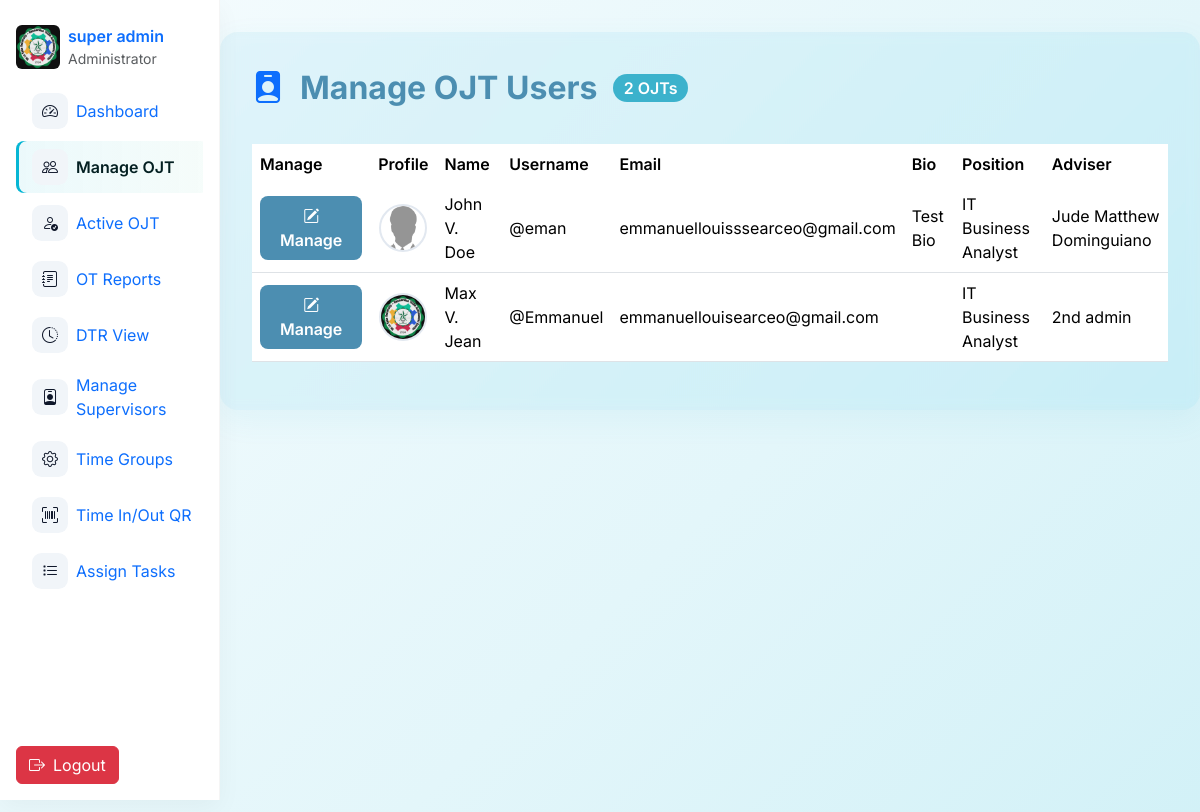
Screenshot of /admin/manageojt.php (signed in) with the database file from the repository.
### tables this page shows
CREATE TABLE `users` (
  `id` int(11) NOT NULL,
  `username` varchar(50) NOT NULL,
  `email` varchar(100) NOT NULL,
  `password` varchar(255) NOT NULL,
  `role` enum('super_admin','admin','ojt') NOT NULL,
  `fname` varchar(50) DEFAULT NULL,
  `mname` varchar(225) DEFAULT NULL,
  `lname` varchar(50) DEFAULT NULL,
  `position` varchar(100) DEFAULT NULL,
  `age` int(11) DEFAULT NULL,
  `mobile` varchar(15) DEFAULT NULL,
  `school_org` varchar(100) DEFAULT NULL,
  `full_name` varchar(100) DEFAULT NULL,
  `bio` varchar(255) DEFAULT NULL,
  `profile_img` varchar(255) DEFAULT NULL,
  `adviser_id` int(11) DEFAULT NULL,
  `status` enum('active','restricted') NOT NULL DEFAULT 'active',
  `face_descriptor` text DEFAULT NULL
);

### admin/manageojt.php (the view, shortened to what this page needs)
<?php
include '../db.php';
if ($_SESSION['role'] === 'super_admin') {
    $ojts = $oat->query("SELECT id, username, fname, mname, lname, email, bio, profile_img, position, adviser_id FROM users WHERE role = 'ojt' ORDER BY lname, fname");
} else {
    $admin_id = (int)$_SESSION['user_id'];
    $ojts = $oat->query("SELECT id, username, fname, mname, lname, email, bio, profile_img, position, adviser_id FROM users WHERE role = 'ojt' AND (adviser_id = $admin_id OR adviser_id IS NULL OR adviser_id = '') ORDER BY lname, fname");
}
?>
<!DOCTYPE html>
<html lang="en">
<head>
    <link href="https://cdn.jsdelivr.net/npm/bootstrap@5.3.2/dist/css/bootstrap.min.css" rel="stylesheet">
    <link rel="stylesheet" href="https://cdn.jsdelivr.net/npm/bootstrap-icons@1.11.1/font/bootstrap-icons.css">
</head>
<body>
    <?php include 'nav.php'; ?>
    <div class="main-content">
        <div class="page-header">
            <i class="bi bi-person-badge-fill fs-2 text-primary"></i>
            <h1>Manage OJT Users</h1>
            <span class="badge rounded-pill"><?= htmlspecialchars($ojts->num_rows) ?> OJTs</span>
        </div>
        <div class="table-responsive">
            <table class="table ojt-table align-middle">
                <thead>
                    <tr>
                        <th>Manage</th>
                        <th>Profile</th>
                        <th>Name</th>
                        <th>Username</th>
                        <th>Email</th>
                        <th>Bio</th>
                        <th>Position</th>
                        <th>Adviser</th>
                    </tr>
                </thead>
                <tbody>
                    <?php while ($ojt = $ojts->fetch_assoc()): ?>
                        <tr>
                            <td class="text-center">
                                <button
                                    class="manage-btn"
                                    type="button"
                                    onclick="openManageModal(
                                        <?= (int)$ojt['id'] ?>,
                                        '<?= htmlspecialchars(addslashes($ojt['fname'])) ?>',
                                        '<?= htmlspecialchars(addslashes($ojt['mname'])) ?>',
                                        '<?= htmlspecialchars(addslashes($ojt['lname'])) ?>',
                                        '<?= htmlspecialchars(addslashes($ojt['username'])) ?>',
                                        '<?= htmlspecialchars(addslashes($ojt['email'])) ?>',
                                        '<?= htmlspecialchars(addslashes($ojt['bio'])) ?>',
                                        '<?= htmlspecialchars(addslashes($ojt['position'] ?? '')) ?>',
                                        '<?= htmlspecialchars(addslashes($ojt['adviser_id'] ?? '')) ?>'
                                    )"
                                >
                                    <i class="bi bi-pencil-square"></i> Manage
                                </button>
                            </td>
                            <td class="text-center">
                                <?php
                                    $img = '../uploads/noimg.png';
                                    if (!empty($ojt['profile_img']) && file_exists('../' . $ojt['profile_img'])) {
                                       $img = '../' . $ojt['profile_img'] . '?t=' . time();
                                    }
                                ?>
                                <img src="<?= htmlspecialchars($img) ?>"
                                     alt="Profile" class="user-avatar mx-auto">
                            </td>
                            <td>
                                <?php
                                $mname = trim($ojt['mname']);
                                $middle = $mname ? strtoupper($mname[0]) . '.' : '';
                                echo htmlspecialchars($ojt['fname'] . ' ' . ($middle ? $middle . ' ' : '') . $ojt['lname']);
                            ?>
                            </td>
                            <td>@<?= htmlspecialchars($ojt['username']) ?></td>
                            <td><?= htmlspecialchars($ojt['email']) ?></td>
                            <td><?= htmlspecialchars($ojt['bio']) ?></td>
                            <td><?= htmlspecialchars($ojt['position'] ?? '') ?></td>
                            <td>
                                <?php
                                if ($ojt['adviser_id']) {
                                    $stmt = $oat->prepare("SELECT fname, lname FROM users WHERE id = ?");
                                    $stmt->bind_param("i", $ojt['adviser_id']);
                                    $stmt->execute();
                                    $result = $stmt->get_result();
                                    if ($row = $result->fetch_assoc()) {
                                        echo htmlspecialchars($row['fname'] . ' ' . $row['lname']);
                                    } else {
                                        echo '--';
                                    }
                                } else {
                                    echo '--';
                                }
                                ?>
                            </td>
                        </tr>
                    <?php endwhile; ?>
                </tbody>
            </table>
        </div>
    </div>
</body>
</html>

### admin/nav.php (shortened to what this page needs)
<?php
if (!function_exists('active')) {
    function active($page, $current) { return $page === $current ? 'active' : ''; }
}
$current = basename($_SERVER['PHP_SELF'] ?? '');
$avatar = 'uploads/noimg.png';
if (isset($_SESSION['avatar']) && $_SESSION['avatar'] && file_exists('../' . $_SESSION['avatar'])) {
    $avatar = $_SESSION['avatar'];
} else if (isset($_SESSION['user_id'])) {
    include_once '../db.php';
    $admin_id = (int)$_SESSION['user_id'];
    $result = $oat->query("SELECT profile_img FROM users WHERE id = $admin_id LIMIT 1");
    if ($result && $row = $result->fetch_assoc()) {
        if (!empty($row['profile_img']) && file_exists('../' . $row['profile_img'])) {
            $avatar = $row['profile_img'];
        }
    }
}
if (
    empty($_SESSION['fname']) ||
    empty($_SESSION['lname']) ||
    !isset($_SESSION['mname'])
) {
    include_once '../db.php';
    $admin_id = (int)$_SESSION['user_id'];
    $result = $oat->query("SELECT fname, mname, lname, profile_img FROM users WHERE id = $admin_id LIMIT 1");
    if ($result && $row = $result->fetch_assoc()) {
        if (!empty($row['profile_img']) && file_exists('../' . $row['profile_img'])) {
            $avatar = $row['profile_img'];
        }
    }
}
?>
<link href="https://cdn.jsdelivr.net/npm/bootstrap@5.3.2/dist/css/bootstrap.min.css" rel="stylesheet">
<link href="https://cdn.jsdelivr.net/npm/bootstrap-icons@1.10.5/font/bootstrap-icons.css" rel="stylesheet">
<nav id="sb-sidebar" class="d-none d-lg-flex flex-column" aria-label="Sidebar">
  <a href="adminprofileedit.php" class="d-flex align-items-center text-decoration-none mb-3">
    <img src="../<?php echo htmlspecialchars($avatar); ?>?t=<?php echo time(); ?>" alt="avatar" class="rounded me-2" style="width:44px;height:44px;object-fit:cover">
    <div class="d-flex flex-column">
      <span class="fw-semibold"><?php echo htmlspecialchars(($_SESSION['fname'] ?? '') . ' ' . ($_SESSION['lname'] ?? '')); ?></span>
      <small class="text-muted">Administrator</small>
    </div>
  </a>
  <div class="sb-nav nav flex-column gap-1" role="menu">
    <a class="nav-link d-flex align-items-center <?php echo active('admin.php',$current); ?>" href="admin.php" title="Dashboard" data-bs-toggle="tooltip" data-bs-placement="right">
      <div class="sb-icon"><i class="bi bi-speedometer2"></i></div>
      <div class="nav-label ms-2">Dashboard</div>
    </a>
    <a class="nav-link d-flex align-items-center <?php echo active('manageojt.php',$current); ?>" href="manageojt.php" title="Manage OJT" data-bs-toggle="tooltip" data-bs-placement="right">
      <div class="sb-icon"><i class="bi bi-people"></i></div>
      <div class="nav-label ms-2">Manage OJT</div>
    </a>
    <a class="nav-link d-flex align-items-center <?php echo active('activeojt.php',$current); ?>" href="activeojt.php" title="Active OJT" data-bs-toggle="tooltip" data-bs-placement="right">
      <div class="sb-icon"><i class="bi bi-person-check"></i></div>
      <div class="nav-label ms-2">Active OJT</div>
    </a>
    <a class="nav-link d-flex align-items-center <?php echo active('otreports.php',$current); ?>" href="otreports.php" title="OT Reports" data-bs-toggle="tooltip" data-bs-placement="right">
      <div class="sb-icon"><i class="bi bi-journal-text"></i></div>
      <div class="nav-label ms-2">OT Reports</div>
    </a>
    <a class="nav-link d-flex align-items-center <?php echo active('dtruserview.php',$current); ?>" href="dtruserview.php" title="DTR View" data-bs-toggle="tooltip" data-bs-placement="right">
      <div class="sb-icon"><i class="bi bi-clock-history"></i></div>
      <div class="nav-label ms-2">DTR View</div>
    </a>
<?php if ($_SESSION['role'] === 'super_admin'): ?>
    <a class="nav-link d-flex align-items-center <?php echo active('manage_admins.php',$current); ?>" href="manage_admins.php" title="Manage Supervisors" data-bs-toggle="tooltip" data-bs-placement="right">
      <div class="sb-icon"><i class="bi bi-person-badge"></i></div>
      <div class="nav-label ms-2">Manage <br> Supervisors</div>
    </a>
<?php endif; ?>
<?php if ($_SESSION['role'] === 'super_admin'): ?>
    <a class="nav-link d-flex align-items-center <?php echo active('sitesettings.php',$current); ?>" href="sitesettings.php" title="Site Settings" data-bs-toggle="tooltip" data-bs-placement="right">
      <div class="sb-icon"><i class="bi bi-gear"></i></div>
      <div class="nav-label ms-2">Time Groups</div>
    </a>
<?php endif; ?>
    <a class="nav-link d-flex align-items-center <?php echo active('qr_generator.php',$current); ?>" href="qr_generator.php" title="QR Generator" data-bs-toggle="tooltip" data-bs-placement="right">
      <div class="sb-icon"><i class="bi bi-upc-scan"></i></div>
      <div class="nav-label ms-2">Time In/Out QR</div>
    </a>
    <a class="nav-link d-flex align-items-center <?php echo active('assign.php',$current); ?>" href="assign.php" title="Assign Tasks" data-bs-toggle="tooltip" data-bs-placement="right">
      <div class="sb-icon"><i class="bi bi-list-task"></i></div>
      <div class="nav-label ms-2">Assign Tasks</div>
    </a>
  </div>
  <div class="sb-actions d-flex gap-2 mt-auto">
    <a href="logout.php" class="btn btn-danger d-flex align-items-center justify-content-center" title="Logout" data-bs-toggle="tooltip" data-bs-placement="right">
      <i class="bi bi-box-arrow-right"></i>
      <span class="label ms-2">Logout</span>
    </a>
  </div>
</nav>

### admin/manageojt.php (style rules this page uses)
:root { --primary: #4c8eb1; --primary-dark: #3cb2cc; --success: #10b981; --danger: #ef4444; --warning: #f59e0b; --light: #f8fafc; --dark: #0f172a; --border: #e2e8f0; --shadow: 0 1px 3px 0 rgba(0, 0, 0, 0.08), 0 1px 2px -1px rgba(0, 0, 0, 0.08); --shadow-lg: 0 10px 15px -3px rgba(0, 0, 0, 0.08), 0 4px 6px -4px rgba(0, 0, 0, 0.08); }
body { font-family: 'Inter', sans-serif; background: linear-gradient(135deg, #f6fcfe 0%, #e3f6fa 60%, #d2f1f7 100%); min-height: 100vh; }
.main-content { max-width: 1200px; margin: 2rem auto; padding: 2rem; background: rgba(60, 178, 204, 0.09); border-radius: 18px; box-shadow: 0 10px 30px 0 rgba(60,178,204,0.08); backdrop-filter: blur(6px) saturate(120%); }
.page-header { display: flex; align-items: center; gap: 1rem; margin-bottom: 2rem; }
.page-header h1 { font-size: 2rem; font-weight: 700; color: var(--primary); margin: 0; }
.page-header .badge { background: var(--primary-dark); color: #fff; font-size: 1rem; font-weight: 600; }
.table-responsive { margin-top: 1.5rem; }
.ojt-table th, .ojt-table td { vertical-align: middle; }
.ojt-table th { background: var(--primary); color: #fff; font-weight: 600; border: none; }
.ojt-table tbody tr { transition: background 0.2s; }
.user-avatar { width: 48px; height: 48px; border-radius: 50%; object-fit: cover; border: 2px solid var(--border); }
.manage-btn { background: var(--primary); color: #fff; border: none; padding: 0.5rem 1.2rem; border-radius: 8px; font-weight: 600; transition: background 0.2s; }

### admin/nav.php (style rules this page uses)
:root { --sb-w:220px; --sb-cw:72px; }
#sb-sidebar { position: fixed; top: 0; left: 0; height: 100vh; width: var(--sb-w); z-index: 1040; transition: transform .22s ease, width .18s ease; }
body { padding-left: var(--sb-w); transition: padding-left .18s ease; font-family: 'Inter', sans-serif; }
#sb-sidebar { position:fixed; top:0; left:0; height:100vh; width:var(--sb-w); padding:1rem; background:#fff; border-right:1px solid rgba(0,0,0,.04); box-shadow:0 8px 24px rgba(10,10,10,.04); transition:width .18s ease; z-index:1040; overflow:hidden; }
.sb-icon { width:36px; height:36px; display:grid; place-items:center; border-radius:.6rem; background:#f1f5f9; color:#0f172a; flex:0 0 36px; }
.nav-label { white-space:nowrap; overflow:hidden; text-overflow:ellipsis; transition:opacity .12s ease, max-width .18s ease; max-width:160px; opacity:1; }
.nav-link.active { background:linear-gradient(90deg, rgba(6,182,212,.08), rgba(16,185,129,.04)); box-shadow: inset 3px 0 0 #06b6d4; color:#042022; font-weight:600; border-radius:.5rem; }
.sb-nav { overflow-y:auto; max-height:calc(100vh - 220px); scrollbar-width:none; -ms-overflow-style:none; }
.sb-actions .label { transition:opacity .12s ease, max-width .18s ease; }

### rows the page displays
users: profile_img (picture)
users: shows a picture, fname+mname+lname "John V. Doe", username "eman", email "emmanuellouisssearceo@gmail.com", bio "Test Bio", position "IT Business Analyst", adviser.lname "Jude Matthew Dominguiano"
users: profile_img (picture), fname+mname+lname "Max V. Jean", username "Emmanuel", email "emmanuellouisearceo@gmail.com", position "IT Business Analyst", adviser.lname "2nd admin"

### other values shown
$ojts->num_rows "2"
